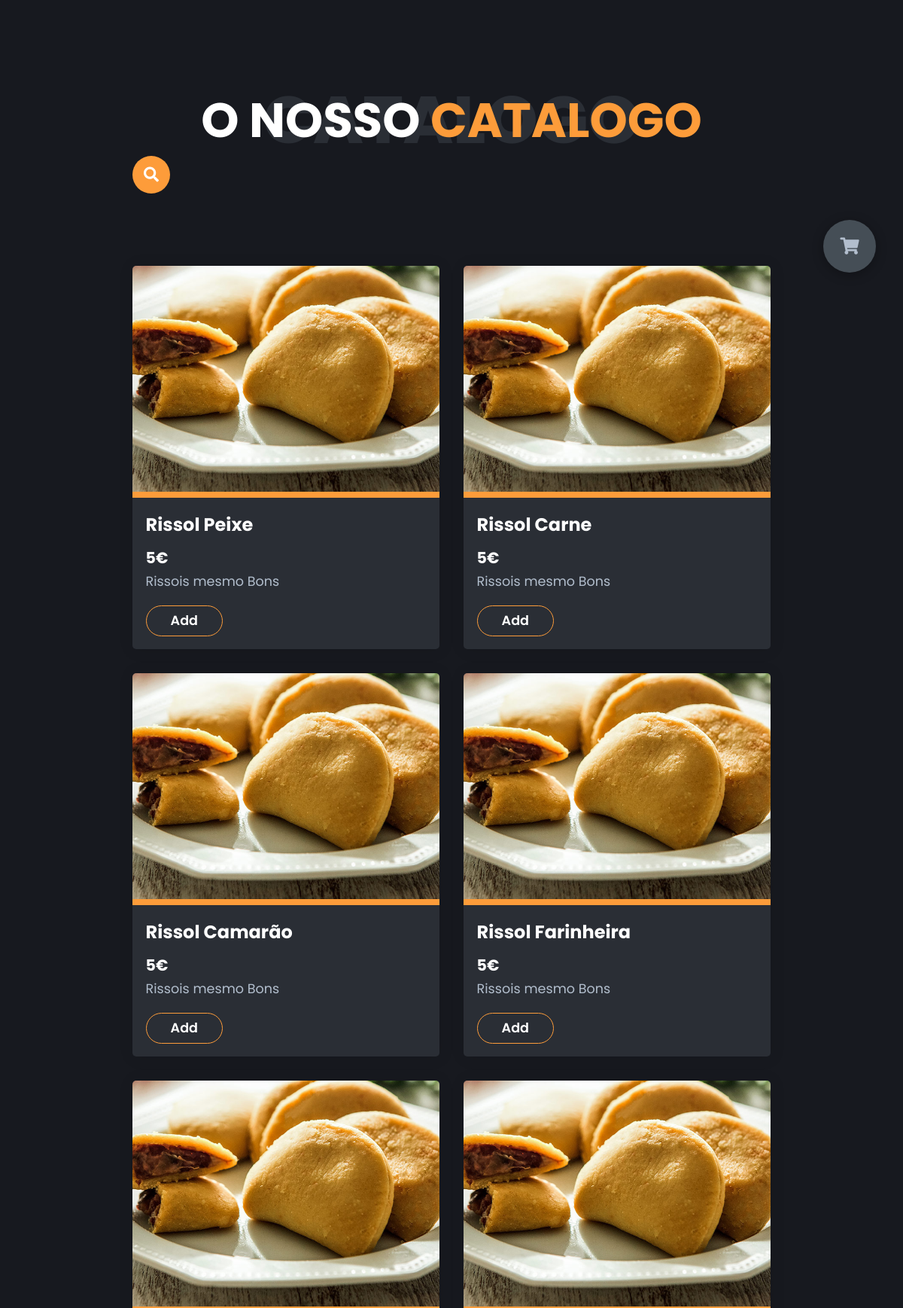
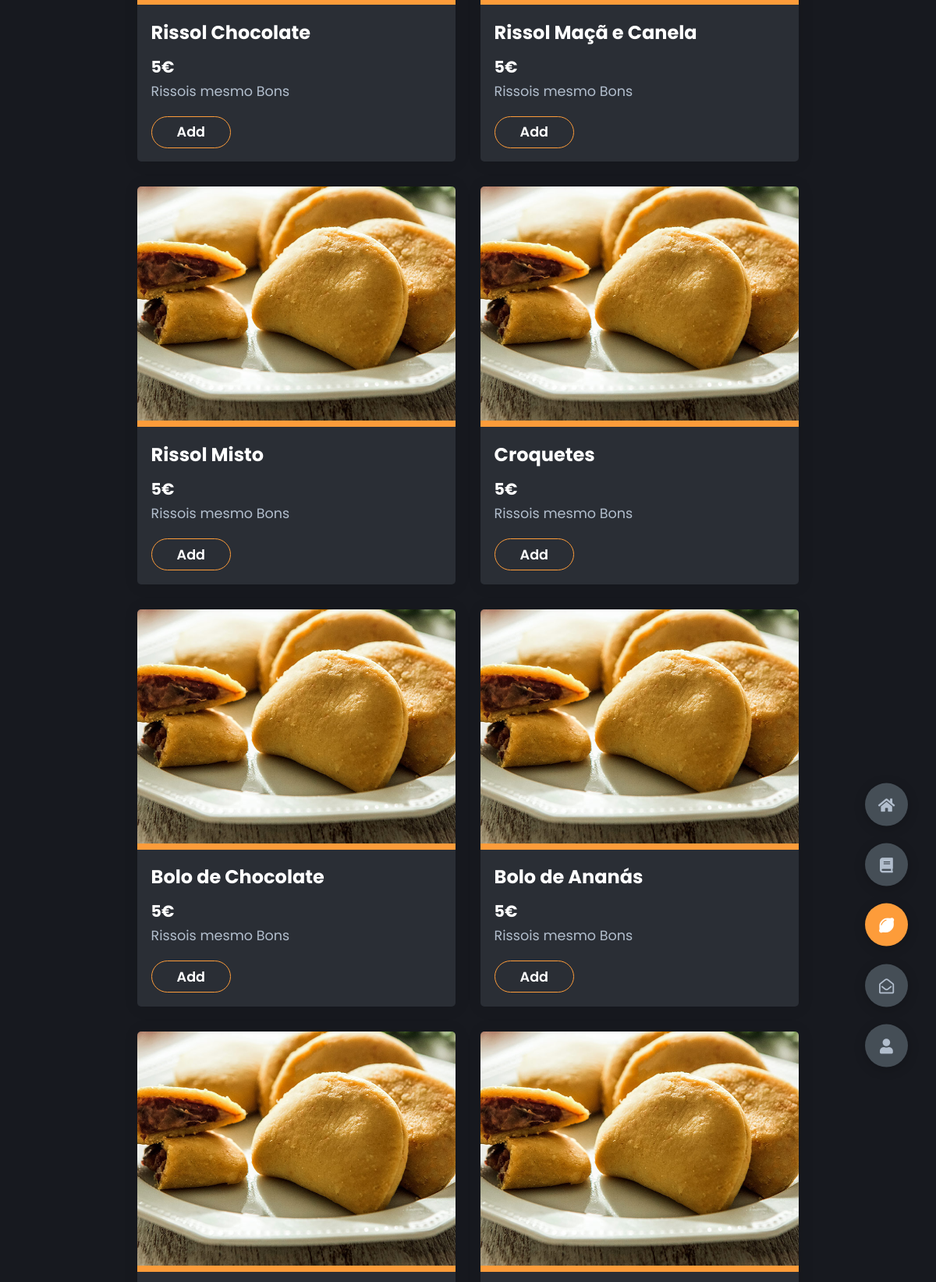
The app's page /php/catalogo.php (upper part) with its own data (2 pictures, top to bottom).
### tables this page shows
CREATE TABLE "Produtos" (
    "id_produto" INTEGER PRIMARY KEY AUTOINCREMENT,
    "nome_produto" VARCHAR(45) NOT NULL,
    "preco" VARCHAR(50) NOT NULL,
    "desc" VARCHAR(300) DEFAULT 'Rissois mesmo Bons',
    "caminho_imagem" VARCHAR(100)
);

### includes/catalogo_inc.php (called while the page is built)
<?php
include('../includes/conn.php');
$result = $db->query('SELECT * FROM Produtos');
$catalogos = array();
while ($row = $result->fetchArray(SQLITE3_ASSOC)) {
    $catalogos[] = array($row['caminho_imagem'], $row['nome_produto'], $row['desc'], $row['preco']);
}

### php/catalogo.php (the view, shortened to what this page needs)
<!DOCTYPE html>
<html lang="en">
<head>
  <link rel="stylesheet" href="../styles/style.css" />
  <link rel="stylesheet" href="https://cdnjs.cloudflare.com/ajax/libs/font-awesome/5.15.4/css/all.min.css" />
</head>
<body class="main-content">
  <main>
    <section class="container active" id="catalogo">
      <div class="catalogos-content">
        <div class="main-title">
          <h2>O nosso <span>Catalogo</span><span class="bg-text">Catalogo</span></h2>
        </div>
        <div class="search-box">
          <form method="GET" action="catalogo.php">
            <button type="submit" class="btn-search"><i class="fas fa-search"></i></button>
            <input type="text" name="search" class="input-search" placeholder="Procure alguma coisa..." />
          </form>
        </div>
        <div class="catalogos">
          <?php
          include('../includes/catalogo_inc.php');
          $searchTerm = isset($_GET['search']) ? $_GET['search'] : '';
          foreach ($catalogos as $catalogo) {
            if (empty($searchTerm) || stripos($catalogo[1], $searchTerm) !== false) {
          ?>
              <div class="catalogo">
                <img src="<?php echo $catalogo[0]; ?>" alt="" />
                <div class="catalogo-text">
                  <h4><?php echo $catalogo[1]; ?></h4>
                  <h3><?php echo $catalogo[3] ?>€</h3>
                  <p><?php echo $catalogo[2]; ?></p>
                  <div class="btn-con">
                    <a class="main-btn add-cart">
                      <span class="btn-text">Add</span>
                    </a>
                  </div>
                </div>
              </div>
          <?php
            }
          }
          ?>
        </div>
      </div>
    </section>
  </main>
  <div class="controls">
    <a href="index.php">
      <div class="control" data-id="home">
        <i class="fas fa-home"></i>
      </div>
    </a>
    <a href="about.php">
      <div class="control" data-id="about">
        <i class="fas fa-book"></i>
      </div>
    </a>
    <a href="catalogo.php">
      <div class="control active-btn" data-id="catalogo">
        <i class="fas fa-lemon"></i>
      </div>
    </a>
    <a href="contact.php">
      <div class="control" data-id="contact">
        <i class="far fa-envelope-open"></i>
      </div>
    </a>
    <a href="profile.php">
      <div class="control" data-id="home">
        <i class="fas fa-user"></i>
      </div>
    </a>
  </div>
  <div class="profile-btn" id="cart-icon">
    <i class="fas fa-shopping-cart"> </i>
  </div>
</body>
</html>

### records on screen
produtos: caminho_imagem (picture), nome_produto "Rissol Peixe", preco "5", desc "Rissois mesmo Bons"
produtos: caminho_imagem (picture), nome_produto "Rissol Carne", preco "5", desc "Rissois mesmo Bons"
produtos: caminho_imagem (picture), nome_produto "Rissol Camarão", preco "5", desc "Rissois mesmo Bons"
produtos: caminho_imagem (picture), nome_produto "Rissol Farinheira", preco "5", desc "Rissois mesmo Bons"
produtos: caminho_imagem (picture), nome_produto "Rissol Chocolate", catalogo "5", desc "Rissois mesmo Bons"
produtos: caminho_imagem (picture), nome_produto "Rissol Maçã e Canela", preco "5", desc "Rissois mesmo Bons"
produtos: caminho_imagem (picture), nome_produto "Rissol Misto", preco "5", desc "Rissois mesmo Bons"
produtos: caminho_imagem (picture), nome_produto "Croquetes", preco "5", desc "Rissois mesmo Bons"
produtos: caminho_imagem (picture), nome_produto "Bolo de Chocolate", preco "5", desc "Rissois mesmo Bons"
produtos: caminho_imagem (picture), nome_produto "Bolo de Ananás", preco "5", desc "Rissois mesmo Bons"
produtos: caminho_imagem (picture)
produtos: caminho_imagem (picture)
